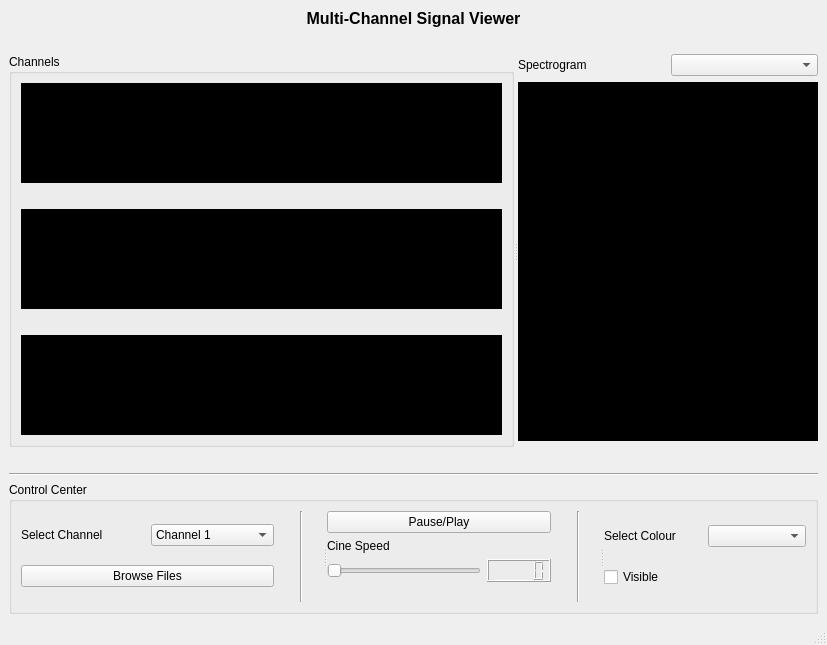
<?xml version="1.0" encoding="UTF-8"?>
<ui version="4.0">
 <class>MainWindow</class>
 <widget class="QMainWindow" name="MainWindow">
  <property name="geometry">
   <rect>
    <x>0</x>
    <y>0</y>
    <width>827</width>
    <height>628</height>
   </rect>
  </property>
  <property name="windowTitle">
   <string>MainWindow</string>
  </property>
  <widget class="QWidget" name="centralwidget">
   <layout class="QVBoxLayout" name="verticalLayout">
    <item>
     <widget class="QLabel" name="label">
      <property name="maximumSize">
       <size>
        <width>16777215</width>
        <height>19</height>
       </size>
      </property>
      <property name="text">
       <string>&lt;html&gt;&lt;head/&gt;&lt;body&gt;&lt;p&gt;&lt;span style=&quot; font-size:12pt; font-weight:600;&quot;&gt;Multi-Channel Signal Viewer&lt;/span&gt;&lt;/p&gt;&lt;/body&gt;&lt;/html&gt;</string>
      </property>
      <property name="alignment">
       <set>Qt::AlignCenter</set>
      </property>
     </widget>
    </item>
    <item>
     <spacer name="horizontalSpacer_4">
      <property name="orientation">
       <enum>Qt::Horizontal</enum>
      </property>
      <property name="sizeHint" stdset="0">
       <size>
        <width>40</width>
        <height>20</height>
       </size>
      </property>
     </spacer>
    </item>
    <item>
     <widget class="QSplitter" name="splitter_2">
      <property name="orientation">
       <enum>Qt::Horizontal</enum>
      </property>
      <property name="opaqueResize">
       <bool>true</bool>
      </property>
      <widget class="QGroupBox" name="groupBox_2">
       <property name="sizePolicy">
        <sizepolicy hsizetype="Preferred" vsizetype="Preferred">
         <horstretch>1</horstretch>
         <verstretch>0</verstretch>
        </sizepolicy>
       </property>
       <property name="minimumSize">
        <size>
         <width>500</width>
         <height>0</height>
        </size>
       </property>
       <property name="title">
        <string>Channels</string>
       </property>
       <layout class="QGridLayout" name="gridLayout_6">
        <item row="0" column="0">
         <widget class="PlotWidget" name="Channel1" native="true">
          <property name="minimumSize">
           <size>
            <width>0</width>
            <height>100</height>
           </size>
          </property>
          <property name="autoFillBackground">
           <bool>false</bool>
          </property>
          <property name="styleSheet">
           <string notr="true">background-color: rgb(0, 0, 0);</string>
          </property>
         </widget>
        </item>
        <item row="2" column="0">
         <widget class="PlotWidget" name="Channel2" native="true">
          <property name="minimumSize">
           <size>
            <width>0</width>
            <height>100</height>
           </size>
          </property>
          <property name="styleSheet">
           <string notr="true">background-color: rgb(0, 0, 0);</string>
          </property>
         </widget>
        </item>
        <item row="4" column="0">
         <widget class="PlotWidget" name="Channel3" native="true">
          <property name="minimumSize">
           <size>
            <width>0</width>
            <height>100</height>
           </size>
          </property>
          <property name="styleSheet">
           <string notr="true">background-color: rgb(0, 0, 0);</string>
          </property>
         </widget>
        </item>
        <item row="3" column="0">
         <spacer name="horizontalSpacer_3">
          <property name="orientation">
           <enum>Qt::Horizontal</enum>
          </property>
          <property name="sizeHint" stdset="0">
           <size>
            <width>40</width>
            <height>20</height>
           </size>
          </property>
         </spacer>
        </item>
        <item row="1" column="0">
         <spacer name="horizontalSpacer_2">
          <property name="orientation">
           <enum>Qt::Horizontal</enum>
          </property>
          <property name="sizeHint" stdset="0">
           <size>
            <width>40</width>
            <height>20</height>
           </size>
          </property>
         </spacer>
        </item>
       </layout>
      </widget>
      <widget class="QWidget" name="layoutWidget">
       <layout class="QGridLayout" name="gridLayout_5">
        <item row="0" column="0">
         <widget class="QLabel" name="Spectro_label">
          <property name="text">
           <string>Spectrogram</string>
          </property>
         </widget>
        </item>
        <item row="0" column="1">
         <widget class="QComboBox" name="SpectroMenu"/>
        </item>
        <item row="1" column="0" colspan="2">
         <widget class="QWidget" name="Spectrogram" native="true">
          <property name="minimumSize">
           <size>
            <width>300</width>
            <height>0</height>
           </size>
          </property>
          <property name="styleSheet">
           <string notr="true">background-color: rgb(0, 0, 0);</string>
          </property>
         </widget>
        </item>
        <item row="2" column="0">
         <widget class="Line" name="line_5">
          <property name="maximumSize">
           <size>
            <width>16777215</width>
            <height>0</height>
           </size>
          </property>
          <property name="orientation">
           <enum>Qt::Horizontal</enum>
          </property>
         </widget>
        </item>
       </layout>
      </widget>
     </widget>
    </item>
    <item>
     <spacer name="horizontalSpacer_5">
      <property name="orientation">
       <enum>Qt::Horizontal</enum>
      </property>
      <property name="sizeHint" stdset="0">
       <size>
        <width>40</width>
        <height>20</height>
       </size>
      </property>
     </spacer>
    </item>
    <item>
     <widget class="Line" name="line_3">
      <property name="orientation">
       <enum>Qt::Horizontal</enum>
      </property>
     </widget>
    </item>
    <item>
     <widget class="QGroupBox" name="groupBox">
      <property name="maximumSize">
       <size>
        <width>16777215</width>
        <height>150</height>
       </size>
      </property>
      <property name="title">
       <string>Control Center</string>
      </property>
      <layout class="QGridLayout" name="gridLayout_8">
       <item row="0" column="0">
        <widget class="QSplitter" name="splitter">
         <property name="orientation">
          <enum>Qt::Horizontal</enum>
         </property>
         <widget class="QWidget" name="layoutWidget">
          <layout class="QGridLayout" name="gridLayout_4">
           <item row="0" column="1">
            <spacer name="verticalSpacer">
             <property name="orientation">
              <enum>Qt::Vertical</enum>
             </property>
             <property name="sizeHint" stdset="0">
              <size>
               <width>20</width>
               <height>40</height>
              </size>
             </property>
            </spacer>
           </item>
           <item row="0" column="0">
            <layout class="QGridLayout" name="gridLayout">
             <item row="1" column="0" colspan="2">
              <widget class="QPushButton" name="BrowseButton">
               <property name="text">
                <string>Browse Files</string>
               </property>
              </widget>
             </item>
             <item row="0" column="0">
              <widget class="QLabel" name="Channel_label">
               <property name="text">
                <string>Select Channel</string>
               </property>
              </widget>
             </item>
             <item row="0" column="1">
              <widget class="QComboBox" name="ChannelsMenu">
               <item>
                <property name="text">
                 <string>Channel 1</string>
                </property>
               </item>
               <item>
                <property name="text">
                 <string>Channel 2</string>
                </property>
               </item>
               <item>
                <property name="text">
                 <string>Channel 3</string>
                </property>
               </item>
              </widget>
             </item>
            </layout>
           </item>
           <item row="0" column="2">
            <widget class="Line" name="line">
             <property name="orientation">
              <enum>Qt::Vertical</enum>
             </property>
            </widget>
           </item>
           <item row="0" column="3">
            <spacer name="verticalSpacer_2">
             <property name="orientation">
              <enum>Qt::Vertical</enum>
             </property>
             <property name="sizeHint" stdset="0">
              <size>
               <width>20</width>
               <height>40</height>
              </size>
             </property>
            </spacer>
           </item>
          </layout>
         </widget>
         <widget class="QWidget" name="layoutWidget">
          <layout class="QHBoxLayout" name="horizontalLayout">
           <item>
            <layout class="QGridLayout" name="gridLayout_2">
             <item row="0" column="0" colspan="2">
              <widget class="QPushButton" name="PausePlay">
               <property name="text">
                <string>Pause/Play</string>
               </property>
              </widget>
             </item>
             <item row="3" column="0">
              <spacer name="horizontalSpacer">
               <property name="orientation">
                <enum>Qt::Horizontal</enum>
               </property>
               <property name="sizeHint" stdset="0">
                <size>
                 <width>40</width>
                 <height>20</height>
                </size>
               </property>
              </spacer>
             </item>
             <item row="2" column="0">
              <widget class="QSlider" name="SpeedSlider">
               <property name="orientation">
                <enum>Qt::Horizontal</enum>
               </property>
              </widget>
             </item>
             <item row="1" column="0">
              <widget class="QLabel" name="Speed_label">
               <property name="text">
                <string>Cine Speed</string>
               </property>
              </widget>
             </item>
             <item row="2" column="1">
              <widget class="QLCDNumber" name="SpeedNumber"/>
             </item>
            </layout>
           </item>
           <item>
            <spacer name="verticalSpacer_3">
             <property name="orientation">
              <enum>Qt::Vertical</enum>
             </property>
             <property name="sizeHint" stdset="0">
              <size>
               <width>20</width>
               <height>40</height>
              </size>
             </property>
            </spacer>
           </item>
           <item>
            <widget class="Line" name="line_2">
             <property name="orientation">
              <enum>Qt::Vertical</enum>
             </property>
            </widget>
           </item>
           <item>
            <spacer name="verticalSpacer_4">
             <property name="orientation">
              <enum>Qt::Vertical</enum>
             </property>
             <property name="sizeHint" stdset="0">
              <size>
               <width>20</width>
               <height>40</height>
              </size>
             </property>
            </spacer>
           </item>
          </layout>
         </widget>
         <widget class="QWidget" name="layoutWidget">
          <layout class="QGridLayout" name="gridLayout_3">
           <item row="0" column="0">
            <widget class="QLabel" name="Colour_label">
             <property name="text">
              <string>Select Colour</string>
             </property>
            </widget>
           </item>
           <item row="0" column="1">
            <widget class="QComboBox" name="ColoursMenu"/>
           </item>
           <item row="1" column="0">
            <widget class="QCheckBox" name="ShowHide">
             <property name="text">
              <string>Visible</string>
             </property>
            </widget>
           </item>
          </layout>
         </widget>
        </widget>
       </item>
      </layout>
     </widget>
    </item>
   </layout>
  </widget>
  <widget class="QMenuBar" name="menubar">
   <property name="geometry">
    <rect>
     <x>0</x>
     <y>0</y>
     <width>827</width>
     <height>21</height>
    </rect>
   </property>
  </widget>
  <widget class="QStatusBar" name="statusbar"/>
 </widget>
 <customwidgets>
  <customwidget>
   <class>PlotWidget</class>
   <extends>QWidget</extends>
   <header>pyqtgraph</header>
   <container>1</container>
  </customwidget>
 </customwidgets>
 <resources/>
 <connections/>
</ui>
